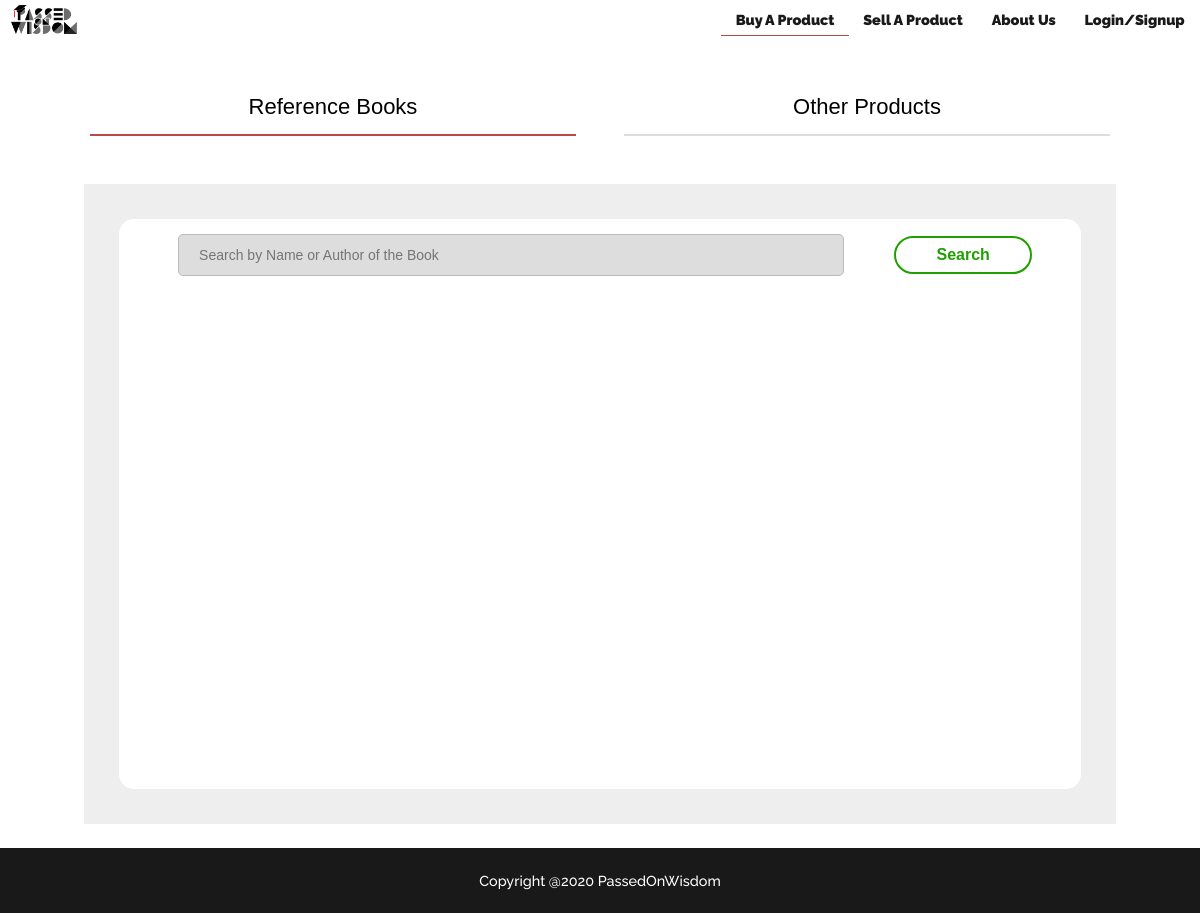
The page /buyAProduct on the database as committed earlier.
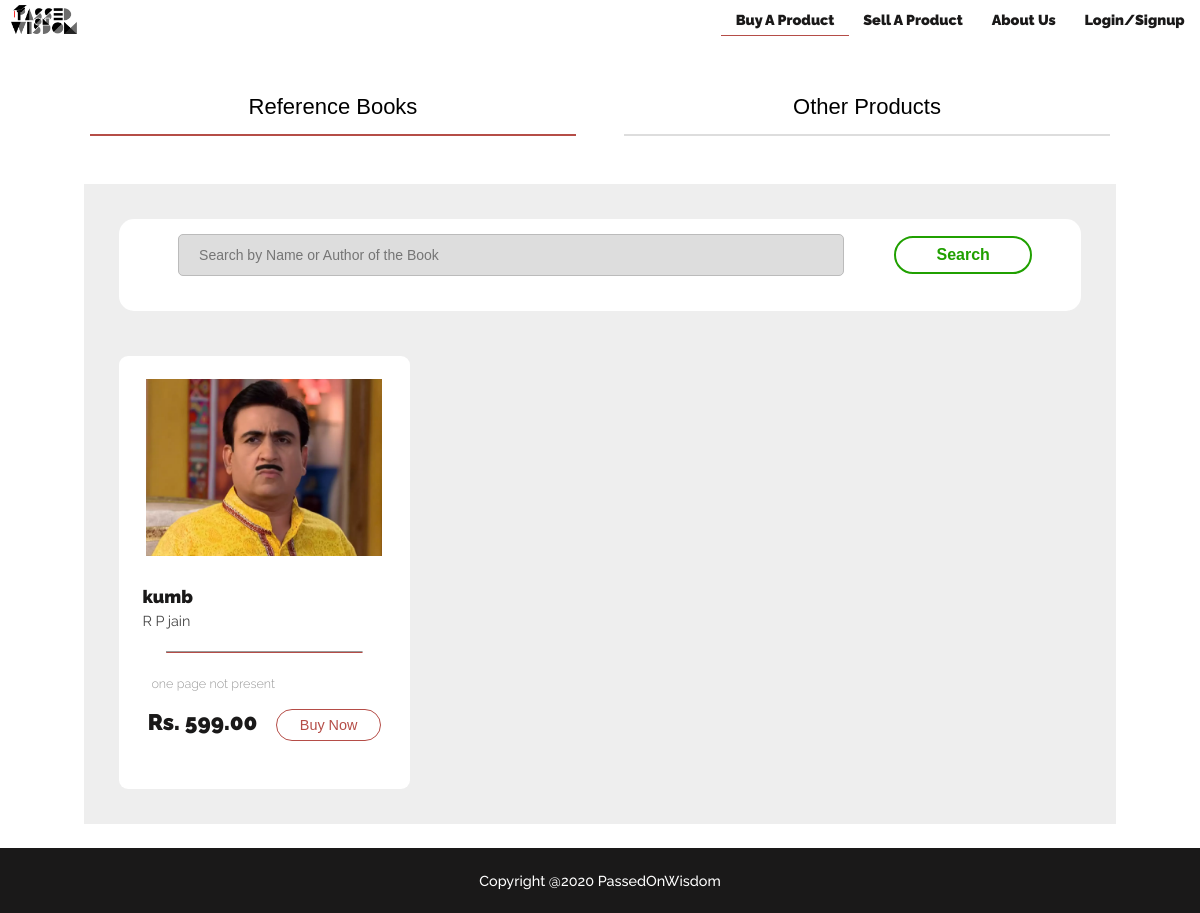
The same page on the database as committed later.
### ccapp/models.py (models this page shows)
class Book(models.Model):
    seller=models.ForeignKey(Student,on_delete=models.CASCADE,related_name="books")
    bookId = models.AutoField(primary_key=True)
    bookImage=models.ImageField(upload_to="images/book",null=True,blank=True,default="images/book/defaultBook.jpg")
    bookName=models.CharField(max_length=255)
    author=models.CharField(max_length=255)
    price=models.DecimalField(max_digits=6,decimal_places=2)
    description=models.TextField(blank=True)
    status=models.CharField(max_length = 10, choices = book_status, default = 'pending')
    timestamp=models.DateTimeField(auto_now_add=True)

### ccapp/views.py (the view)
# urls.py: path('buyAProduct',views.buyAProduct,name="buyAProduct"),
def buyAProduct(request):
    books=Book.objects.filter(status="verified")
    template_name="buyAProduct.html"
    context={"books":books}
    return render(request,template_name,context)

### templates/buyAProduct.html (shortened to what this page needs)
{% extends 'base.html' %}
{% block head-content %}
{% load static %}
{% endblock %}
{% block body-content %}
<div class="tab">
<button class="tablinks active" onclick="openTab(event, 'books')">
  <span class="tabheading">Reference Books</span>
</button><button class="tablinks" onclick="openTab(event, 'others')">
  <span class="tabheading">Other Products</span>
</button>
</div>
<div id="books" class="tabcontent" style="display: grid;">
  <div id="searchDiv">
    <input type="text" name="bookSearch" id="bookSearch" placeholder="Search by Name or Author of the Book"><button id="searchButton">Search</button>
  </div>
  {% for book in books %}
  <div class="bookAd">
    {% if book.bookImage %}
    <img src="{{book.bookImage.url}}" alt="">
    {% endif %}
    <span class="bookName">{{book.bookName}}</span>
    <span class="bookAuthor">{{book.author}}</span><hr>
    <span class="bookDescription">{{book.description}}</span>
    <span class="bookPrice">Rs. {{book.price}} <button id="buyButton" onclick="document.getElementById('id{{forloop.counter}}').style.display='block'">Buy Now</button></span>
  </div>
  {% endfor %}
</div>
{% endblock %}

### templates/base.html (shortened to what this page needs)
<!DOCTYPE html>
{% load static %}
<html lang="en">
<head>
    <link rel="stylesheet" type="text/css" href="{% static 'css/base.css' %}">
</head>
<body>
    <div class="topnav" id="myTopnav">
        <a href="{% url 'index' %}" style="all: unset; cursor:pointer;">
            <img src="{% static 'images/logo.png' %}" id="logo">
        </a>
        {% if user.is_authenticated %}
        <a href="#" id="accountpage" onmouseover="block()" onmouseout="none()"> My Account</a>
        <div id="dropdown" onmouseover="block()" onmouseout="none()">
            <a href="#">Profile</a>
            <a href="#">Orders</a>
            <a href="#">Advertisements</a>
            <a href="{% url 'logout' %}">Logout</a>
        </div>
        {% else %}
        <a href="{% url 'login' %}" id="loginpage"> Login/Signup</a>
        {% endif %}
        <a href="#about" id="aboutpage"> About Us</a>
        <a href="{% url 'sellAProduct' %}" id="sellpage"> Sell A Product</a>
        <a href="{% url 'buyAProduct' %}" id="buypage"> Buy A Product</a>
    </div>
    {% block body-content %}
    {% endblock %}
    <footer style="bottom: 0;">
        Copyright @2020 PassedOnWisdom
    </footer>
</body>
</html>

### static/css/base.css (style rules this page uses)
body { margin: 0px; padding: 0px; font-family: 'Raleway', sans-serif; font-weight: 500; scroll-behavior: smooth; overflow-x: hidden; }
.topnav { background-color: white; position: sticky; top: 0; padding: 0.1vw; z-index: 5; zoom: 80%; transition: box-shadow 0.2s linear; }
.topnav a { float: right; display: block; color: #1a1919; text-align: center; padding: 1vw 1.5vw 0.8vw 1.5vw; text-decoration: none; font-size: 1.5vw; font-weight: 1000; }
#logo { height: 3vw; margin-top: 0.45vw; margin-left: 1vw; }
footer { background-color: #1a1919; color: white; padding: 2vw; text-align: center; font-size: 1.2vw; }

### templates/buyAProduct.html (style rules this page uses)
* { -webkit-box-sizing: border-box; -moz-box-sizing: border-box; box-sizing: border-box; }
#buypage { border-bottom: #B54D47 0.2vw solid; }
.tab { overflow: hidden; margin: 1.5vw auto; width: 90%; text-align: center; }
.tab button { width: 45%; border: none; border-bottom: 2px solid #dddddd; cursor: pointer; padding: 14px 16px; transition: 0.3s; font-size: 17px; background: none; margin: 2vw 2vw; text-align: center; }
.tab button.active { border: none; border-bottom: 2px solid #B54D47; }
.tabcontent { display: none; padding: 6px 12px; -webkit-animation: fadeEffect 1s; animation: fadeEffect 1s; }
.tabheading { font-size: 22px; font-weight: 400; }
#books { width: 86%; margin: 24px auto; background-color: #eeeeee; grid-gap: 45px; justify-content: space-around; grid-template-columns: 1fr 1fr 1fr; min-height: 80vh; padding: 35px; overflow: hidden; }
#searchDiv { background-color: #fff; grid-column: 1/4; padding: 5px; text-align: center; border-radius: 15px; }
#bookSearch { width: 70%; height: 35px; padding: 20px; font-size: 14px; border: 0.2px solid #bbbbbb; background-color: #dddddd; color: #1a1919; border-radius: 5px; margin: 10px 50px 10px 10px; }
#searchButton { padding: 8px 40px; border: 2px solid #20a000; border-radius: 30px; background-color: #fff; color:#20a000; font-size: 16px; font-weight: bold; }
.bookAd { background-color: white; padding: 16px; text-align: center; color: #1a1919; border-radius: 10px; zoom: 0.9; }
.bookAd > img { width: 90%; margin: 10px auto; }
.bookName { display: block; text-align: left; font-size: 20px; font-weight: 1000; margin: 20px 10px 5px 10px; }
.bookAuthor { display: block; text-align: left; font-size: 16px; font-weight: 400; margin: 0px 10px; color: #444444; }
.bookAd > hr { width: 75%; border-bottom: 0.5px solid #B54D47; margin: 25px auto; }
.bookDescription { display: block; text-align: justify; font-size: 14px; font-weight: 300; margin: 20px 20px; color: #999999; }
.bookPrice { display: block; font-size: 25px; font-weight: 1000; margin: 20px 0px 15px 0px; }
#buyButton { padding: 8px 25px; border: 2px solid #B54D47; border-radius: 20px; background-color: #fff; color: #B54D47; font-size: 16px; margin: 0px 0px 0px 15.5px; }

Rows that differ between the two databases and show on the page:
now on this page (row edited): Book: bookImage (picture), bookName "kumb", author "R P jain", description "one page not present", price "599.00"
